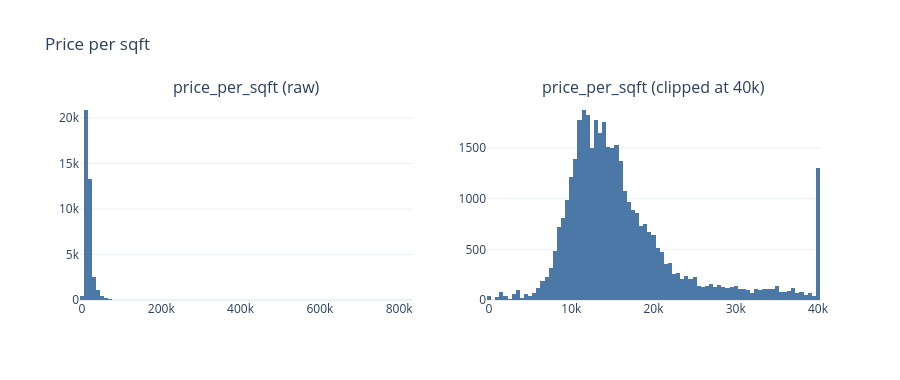

The code cell stored with this chart in its notebook:
### Markdown cell above
### 2b. `price_per_sqft`

### Code cell
fig = make_subplots(rows=1, cols=2,
    subplot_titles=('price_per_sqft (raw)', 'price_per_sqft (clipped at 40k)'))
fig.add_trace(go.Histogram(x=df['price_per_sqft'], nbinsx=100,
                           marker_color=PRIMARY), 1, 1)
fig.add_trace(go.Histogram(x=df['price_per_sqft'].clip(upper=40000), nbinsx=100,
                           marker_color=PRIMARY), 1, 2)
fig.update_layout(showlegend=False, height=380, title_text='Price per sqft')
fig.show()

print(df['price_per_sqft'].describe())
print(f"Rows < 1,000  : {(df['price_per_sqft'] < 1000).sum()}")
print(f"Rows > 40,000 : {(df['price_per_sqft'] > 40000).sum()}")

### Figure 1 — Plotly figure (JSON) as saved in the notebook; plotly's stock layout.template omitted (floating-point values rounded to 4 significant figures; data arrays with more than 128 entries replaced by an {"elided": "..."} marker saying what was removed)
{"data": [{"marker": {"color": "#4C78A8"}, "nbinsx": 100, "type": "histogram", "x": {"elided": "39621 float values"}, "xaxis": "x", "yaxis": "y"}, {"marker": {"color": "#4C78A8"}, "nbinsx": 100, "type": "histogram", "x": {"elided": "39621 float values"}, "xaxis": "x2", "yaxis": "y2"}], "layout": {"annotations": [{"font": {"size": 16}, "showarrow": false, "text": "price_per_sqft (raw)", "x": 0.225, "xanchor": "center", "xref": "paper", "y": 1, "yanchor": "bottom", "yref": "paper"}, {"font": {"size": 16}, "showarrow": false, "text": "price_per_sqft (clipped at 40k)", "x": 0.775, "xanchor": "center", "xref": "paper", "y": 1, "yanchor": "bottom", "yref": "paper"}], "height": 380, "showlegend": false, "title": {"text": "Price per sqft"}, "xaxis": {"anchor": "y", "domain": [0, 0.45]}, "xaxis2": {"anchor": "y2", "domain": [0.55, 1]}, "yaxis": {"anchor": "x", "domain": [0, 1]}, "yaxis2": {"anchor": "x2", "domain": [0, 1]}}}
